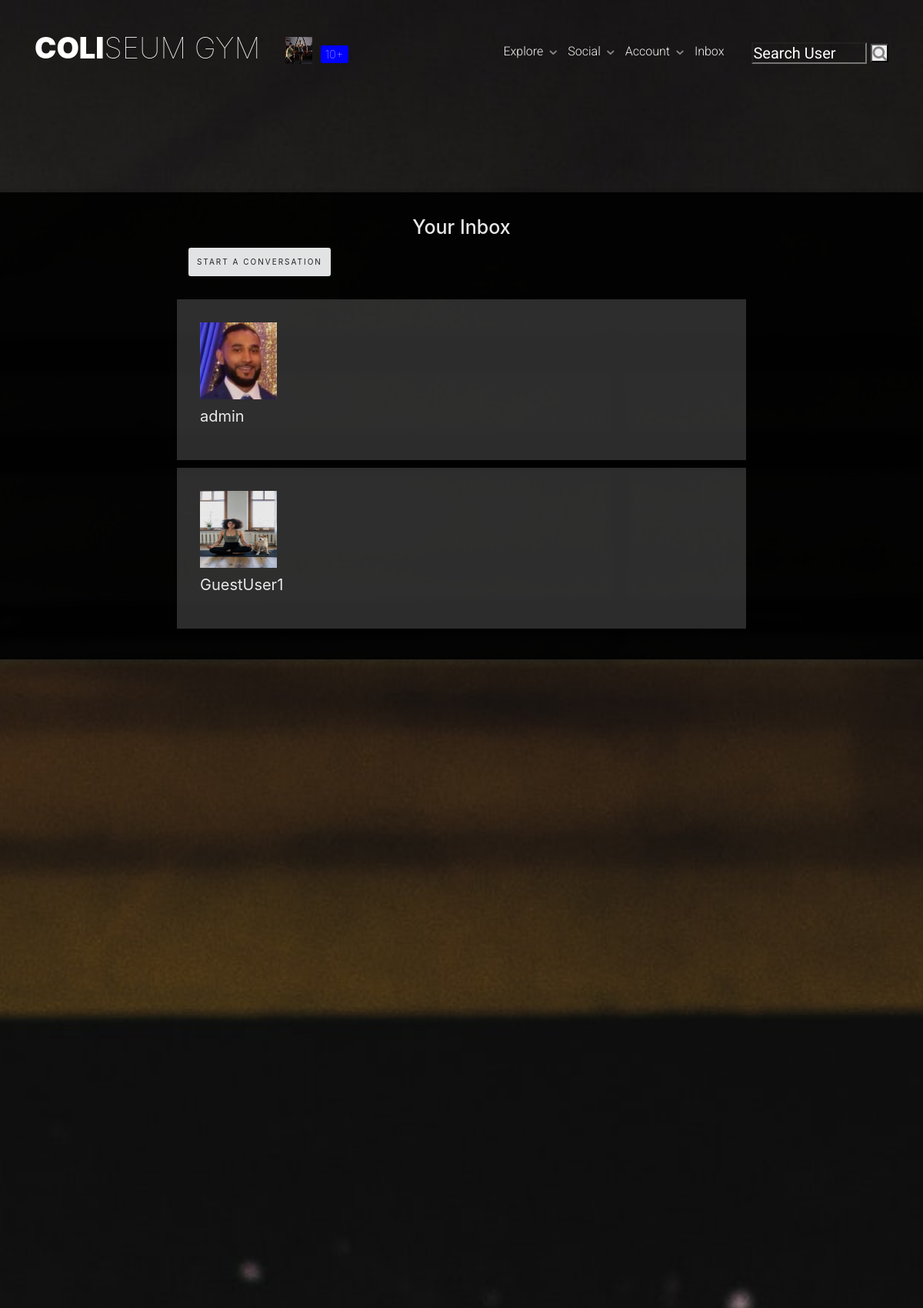
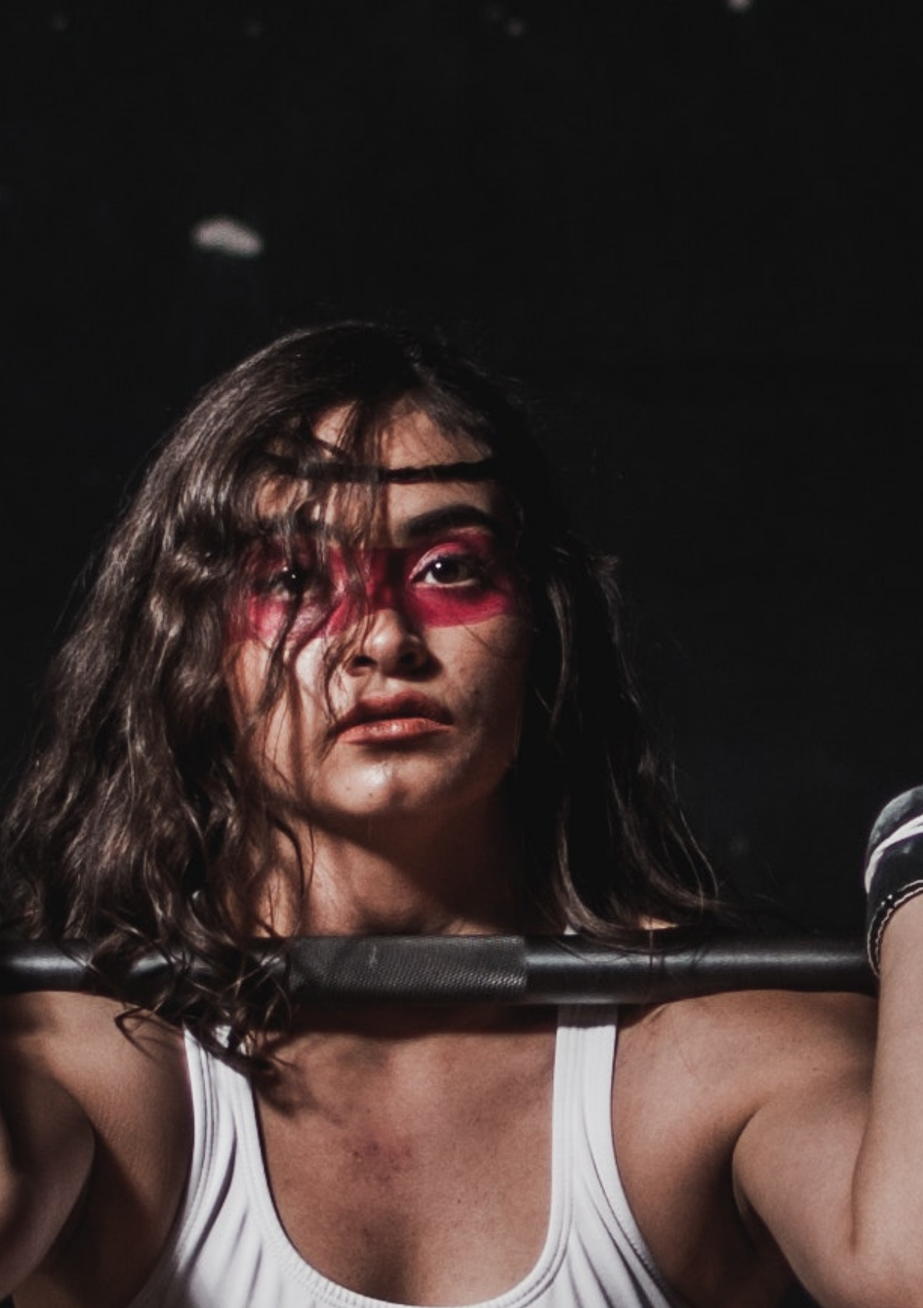
The page /social/inbox/ (signed in, upper part) on the database its author committed (2 pictures, top to bottom).
### members/models.py (models this page shows, shortened)
class User(AbstractBaseUser, PermissionsMixin):
    email = models.EmailField(verbose_name="email", max_length=60, unique=True)
    username = models.CharField(max_length=45, unique=True)
    first_name = models.CharField(max_length=60, blank=True)
    last_name = models.CharField(max_length=60, blank=True)
    state = models.ForeignKey(State, on_delete=models.SET_NULL, null=True)
    city = models.ForeignKey(City, on_delete=models.SET_NULL, null=True)
    password = models.CharField(max_length=100)
    date_joined = models.DateTimeField(verbose_name="date_joined", default=timezone.now)
    last_login = models.DateTimeField(verbose_name="last_login", default=timezone.now)
    is_staff = models.BooleanField(default=False)
    is_active = models.BooleanField(default=True)
    is_admin = models.BooleanField(default=False)
    is_superuser = models.BooleanField(default=False)
    objects = MyAccountManager()
    USERNAME_FIELD = "username"
    REQUIRED_FIELDS = ["email"]
    def __str__(self):
        return self.username

class UserProfile(models.Model):
    user = models.OneToOneField(
        User,
        primary_key=True,
        verbose_name="user",
        related_name="profile",
        on_delete=models.CASCADE,
    )
    first_name = models.CharField(max_length=30, blank=True, null=True)
    last_name = models.CharField(max_length=30, blank=True, null=True)
    bio = models.TextField(max_length=500, blank=True, null=True)
    birth_date = models.DateField(null=True, blank=True)
    location = models.CharField(max_length=100, blank=True, null=True)
    picture = models.ImageField(
        upload_to="images/profile_pictures",
        default="static/images/default_pic.jpg",
        blank=False,
    )
    followers = models.ManyToManyField(User, blank=True, related_name="followers")
    followings = models.ManyToManyField(User, blank=True, related_name="followings")
    website_url = models.CharField(max_length=255, null=True, blank=True)
    facebook_url = models.CharField(max_length=255, null=True, blank=True)
    twitter_url = models.CharField(max_length=255, null=True, blank=True)
    instagram_url = models.CharField(max_length=255, null=True, blank=True)

### social/models.py (models this page shows)
class ThreadModel(models.Model):
    user = models.ForeignKey(User, on_delete=models.CASCADE, related_name="+")
    receiver = models.ForeignKey(User, on_delete=models.CASCADE, related_name="+")

### social/views.py (the view)
# urls.py: path("inbox/", ListThreads.as_view(), name="inbox"),
class ListThreads(View):
    def get(self, request, *args, **kwargs):
        threads = ThreadModel.objects.filter(
            Q(user=request.user) | Q(receiver=request.user)
        )
        context = {
            "threads": threads,
        }
        return render(request, "social/inbox.html", context)

### social/templatetags/custom_tags.py (called while the page is built)
@register.inclusion_tag("social/show_notifications.html", takes_context=True)
def show_notifications(context):
    request_user = context["request"].user
    notifications = (
        Notification.objects.filter(to_user=request_user)
        .exclude(user_has_seen=True)
        .order_by("-date")
    )
    return {"notifications": notifications}

### social/templates/social/inbox.html (shortened to what this page needs)
{% extends 'basetwo.html' %}
{% block content %}
<div class="fh5co-parallax largerbanner" style="background-image: url(/static/images/fitnesspic2.jpg);">
    <section class="content-item" id="comments">
        <div class="container">
        <div class="col-sm-8 col-md-offset-2">
            <h1 class="row justify-content-center">Your Inbox</h1>
			<form method="GET" action="{% url 'create-thread' %}">
				<button class="btn btn-light p-3" type="submit">Start a Conversation</button>
			</form>
			{% for thread in threads.all %}
			<a href="{% url 'thread' thread.pk %}"><div class="row mb-3" style="background-color: rgb(48, 48, 48);">
					<div class="col-md-12 p-5">
						{% if thread.receiver == request.user %}
							<img class="round-circle post-img" height="100" width="100" src="{{ thread.user.profile.picture.url }}" />
							<h3>{{ thread.user }}</h3>
						{% else %}
							<img class="round-circle post-img" height="100" width="100" src="{{ thread.receiver.profile.picture.url }}" />
							<h3>{{ thread.receiver }}</h3>
						{% endif %}
					</div>
				</div></a>
			{% endfor %}
		</div>
		</div>
	</section>
</div>
{% endblock %}

### fitness/templates/navbar.html (shortened to what this page needs)
{% load static %}
{% load custom_tags %}
<div id="fh5co-header" class="">
    <header id="fh5co-header-section">
        <div class="container ">
            <div class="nav-header">
                <h1 id="fh5co-logo">
                    <a href="{% url 'home' %}">Coli<span>seum Gym</span></a>
                    {% if user.is_authenticated %}
                        <a href="{% url 'show_profile_page' request.user.profile.pk %}"><img class="profile-image" height="35" width="35" src="{{ request.user.profile.picture.url }}"></a>
                        <a href="{% url 'notifications' %}" style="background-color: blue !important;" class="badge badge-primary">{% show_notifications %}</a>
                    {% endif %}
                </h1>
                <nav id="fh5co-menu-wrap" role="navigation">
                    <ul class="sf-menu" id="fh5co-primary-menu">
                        {% if user.is_authenticated %}
                            <li>
                                <a href="#" class="fh5co-sub-ddown">Explore</a>
                            </li>
                            <li>
                                <a href="#">Social</a>
                            </li>
                            <li>
                                <a href="#" class="fh5co-sub-ddown">Account</a>
                            </li>
                            <li><a href="{% url 'inbox' %}" class="notification inbox">
                                <span class="notification-text">Inbox</span>
                            </a></li>
                            <li class="search-container">
                                <form method="GET" action="{% url 'profile-search' %}">
                                    <input type="text" class="search-form" placeholder="Search User" aria-label="Username" aria-describedby="basic-addon1" name="query" value="{{ request.GET.query }}">
                                    <button type="submit"><i class="fa fa-search"></i></button>
                                </form>
                            </li>
                        {% endif %}
                    </ul>
                </nav>
            </div>
        </div>
    </header>
</div>

### static/css/superfish.css (style rules this page uses)
.sf-menu, .sf-menu * { margin: 0; padding: 0; list-style: none; }
.sf-menu li { position: relative; }
.sf-menu > li { float: left; }
.sf-menu a { display: block; position: relative; }
.sf-menu { float: left; margin-bottom: 1em; }
.sf-menu a { border-left: 1px solid #fff; border-top: 1px solid #dFeEFF; border-top: 1px solid rgba(255,255,255,.5); padding: .75em 1em; text-decoration: none; zoom: 1; }
.sf-menu a { color: #13a; }
.sf-menu li { background: #BDD2FF; white-space: nowrap; *white-space: normal; -webkit-transition: background .2s; transition: background .2s; }
.sf-arrows .sf-with-ul { padding-right: 2.5em; *padding-right: 1em; }
.sf-arrows .sf-with-ul:after { content: ''; position: absolute; top: 50%; right: 1em; margin-top: -3px; height: 0; width: 0; border: 5px solid transparent; border-top-color: #dFeEFF; border-top-color: rgba(255,255,255,.5); }

### static/css/posts.css (style rules this page uses)
.largerbanner { height: 5000px !important; }
.content-item { padding:30px 0; background-color:#FFFFFF; position: relative; top: 5%; color: white !important; }
.content-item h3 { font-weight:400; font-size:20px; color:white; margin:10px 0 15px; padding:0; }
.fa, .thumbs-btn { background-color: transparent ; }
.post-img { margin-right: 10px; }
.profile-image { max-width: 100px; margin-left: none !important; }
#comments { background-color: black !important; opacity: 0.9; }
#comments { box-shadow: 0 -1px 6px 1px rgba(0,0,0,0.1); background-color: transparent; }
#comments form { margin-bottom:30px; }
#comments .btn { margin-top:7px; }

### rows shown on the page
User: user.profile.picture (picture)
ThreadModel: receiver.profile.picture (picture), receiver "admin"
ThreadModel: user.profile.picture (picture), user "GuestUser1"
